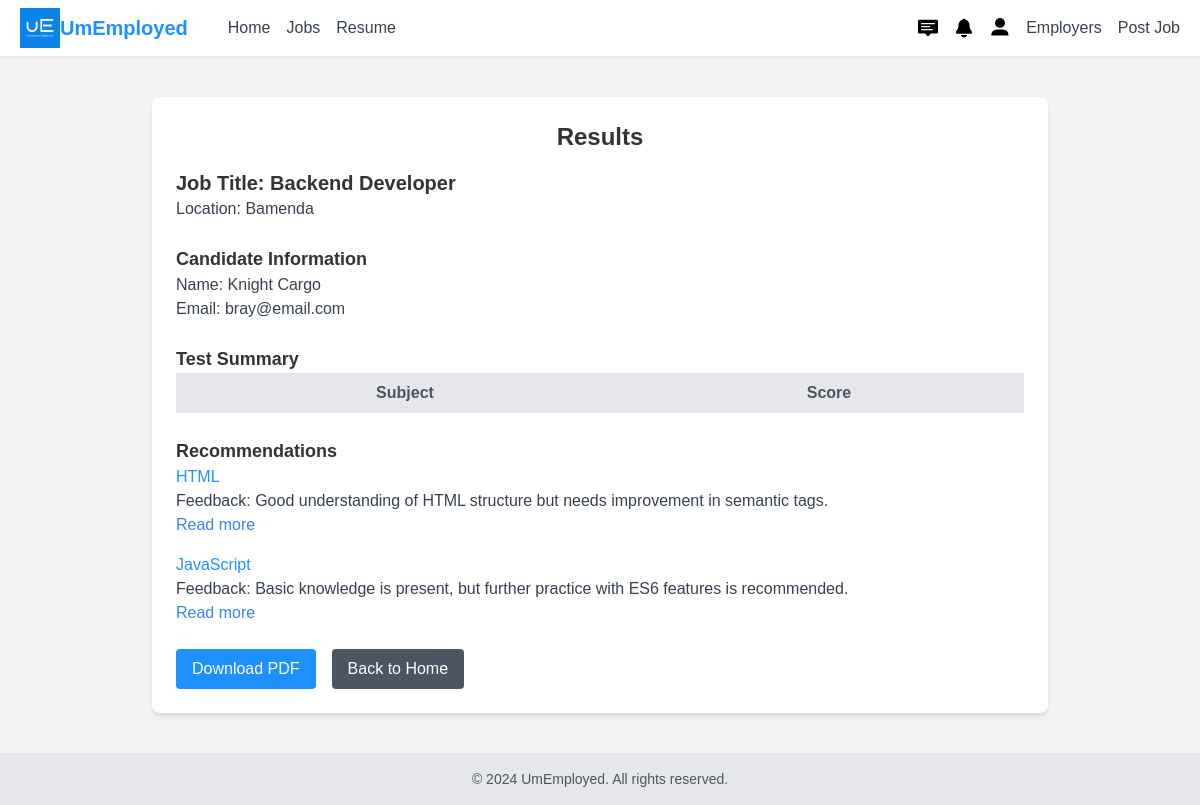
Page /job/results/3/ (signed in) on the committed database.
### job/models.py (models this page shows, shortened)
class Job(models.Model):
    BEGINNER = 'Beginner'
    MID = 'Mid'
    EXPERT = 'Expert'
    LEVEL_CHOICES = [
        (BEGINNER, 'Beginner'),
        (MID, 'Mid'),
        (EXPERT, 'Expert'),
    ]
    user = models.ForeignKey(User, on_delete=models.CASCADE)
    company = models.ForeignKey(Company, on_delete=models.CASCADE)
    title = models.CharField(max_length=100)
    hire_number = models.IntegerField()
    job_location_type = models.CharField(max_length=50, choices=[
        ('remote', 'Remote'),
        ('onsite', 'Onsite'),
        ('hybrid', 'Hybrid'),
        ('internship', 'Internship'),
    ])
    location = models.CharField(max_length=100)
    salary = models.PositiveBigIntegerField(default=35000)
    requirements = models.ManyToManyField(Skill, related_name='required_jobs')
    extracted_skills = models.ManyToManyField(Skill, blank=True, related_name='extracted_jobs')
    ideal_candidate = models.TextField()
    is_available = models.BooleanField(default=False)
    description = models.TextField(max_length=255, default='We are looking for ...')
    responsibilities = models.TextField(max_length=255, default="You will be in charge of ...")
    benefits = models.TextField(default="...")
    level = models.CharField(max_length=10, choices=LEVEL_CHOICES, default=BEGINNER)
    category = models.ForeignKey(SkillCategory, on_delete=models.CASCADE, default=1)
    user = models.ForeignKey(User, on_delete=models.CASCADE)
    job_type = models.CharField(max_length=255, blank=True)
    experience_levels = models.CharField(max_length=255, blank=True)
    weekly_ranges = models.CharField(max_length=255, blank=True)
    shifts = models.CharField(max_length=255, blank=True)
    created_at = models.DateTimeField(auto_now_add=True)  # Add this line
    updated_at = models.DateTimeField(auto_now=True)

### users/models.py (models this page shows)
class User(AbstractUser):
    id = models.BigAutoField(auto_created=True, primary_key=True, serialize=False, verbose_name='ID')
    first_name = models.CharField(max_length=50)
    last_name = models.CharField(max_length=50)
    email = models.EmailField(unique = True)
    is_recruiter = models.BooleanField(default=False)
    is_applicant = models.BooleanField(default=True)
    has_resume = models.BooleanField(default=False)
    has_company = models.BooleanField(default=False)
    created_at = models.DateTimeField(auto_now_add=True)  # Add this line
    updated_at = models.DateTimeField(auto_now=True)

### job/views.py (the view)
# urls.py: path('results/<int:job_id>/',views.evaluation_results,name="evaluation_results"),
def evaluation_results(request,job_id):
    job = Job.objects.get(id=job_id)
    context = {
        'job':job,
    }
    return render(request, "job/evaluation_results.html",context)

### users/context_processors.py (called while the page is built)
def add_company_to_context(request):
    if request.user.is_authenticated and request.user.has_company:
        try:
            company = Company.objects.get(user=request.user)
            return {
                'user_company': company
            }
        except Company.DoesNotExist:
            return {
                'user_company': None
            }
    return {}

### templates/job/evaluation_results.html (shortened to what this page needs)
{% load static %}
<!DOCTYPE html>
<html lang="en">
<head>
    <link rel="stylesheet" href="{% static 'build/css/style.css' %}" />
    <link rel="stylesheet" href="{% static 'build/css/job/test_results.css' %}">
    <link rel="stylesheet" href="https://cdnjs.cloudflare.com/ajax/libs/font-awesome/5.15.4/css/all.min.css">
    <script src="https://cdn.tailwindcss.com"></script>
</head>
<body class="bg-gray-100">
    <header class="flex justify-between items-center md:border-b top-0 right-0 left-0 px-2 md:px-5 py-2 bg-white shadow-sm">
        <div class="flex items-center gap-10">
            <div class="logo-wrap flex items-center">
                <img class="w-7 md:w-10" src="{% static 'build/logo/logo-color.png' %}" alt="UmEmployed Logo" />
                <span class="text-[#1e90ff] hidden md:block md:text-xl font-bold">UmEmployed</span>
            </div>
            <nav class="hidden md:flex space-x-4">
                <a class="text-gray-700 hover:text-[#1e90ff]" href="{% url 'index' %}">Home</a>
                <a class="text-gray-700 hover:text-[#1e90ff]" href="{% url 'home' %}">Jobs</a>
                <a class="text-gray-700 hover:text-[#1e90ff]" href="#">Resume</a>
            </nav>
        </div>
        <div class="flex items-center space-x-4">
            <a href="#"><img class="w-5" src="{% static 'build/img/message-square-lines-svgrepo-com.svg' %}" alt="Messages"></a>
            <a href="#"><img class="w-5" src="{% static 'build/img/notification-bell-svgrepo-com.svg' %}" alt="Notifications"></a>
            <a class="hidden md:block" href="#"><img class="w-5" src="{% static 'build/img/profile-svgrepo-com.svg' %}" alt="Profile"></a>
            <div class="hidden md:flex space-x-4">
                <a class="text-gray-700 hover:text-[#1e90ff]" href="#">Employers</a>
                <a class="text-gray-700 hover:text-[#1e90ff]" href="#">Post Job</a>
            </div>
        </div>
    </header>
    <main id="content" class="max-w-4xl mx-auto p-6 bg-white shadow-md rounded-lg my-10">
       <div id="Download">
        <h1 class="text-2xl font-bold mb-4 text-center">Results</h1>
        <section class="mb-6">
            <h2 class="text-xl font-semibold">Job Title: {{job.title}}</h2>
            <p class="text-gray-700">Location: {{job.location}}</p>
        </section>
        <section class="mb-6">
            <h3 class="text-lg font-semibold">Candidate Information</h3>
            <p class="text-gray-700">Name: {{user.first_name}} {{user.last_name}}</p>
            <p class="text-gray-700">Email: {{user.email}}</p>
        </section>
        <section class="mb-6">
            <h3 class="text-lg font-semibold">Test Summary</h3>
            <div class="overflow-x-auto">
                <table class="min-w-full bg-white">
                    <thead>
                        <tr>
                            <th class="py-2 px-4 bg-gray-200 text-gray-600 font-bold">Subject</th>
                            <th class="py-2 px-4 bg-gray-200 text-gray-600 font-bold">Score</th>
                        </tr>
                    </thead>
                </table>
            </div>
       </div>
        <section class="mb-6">
            <h3 class="text-lg font-semibold">Recommendations</h3>
            <div class="mb-4">
                <h4 class="font-medium">HTML</h4>
                <p class="text-gray-700 truncate">Feedback: Good understanding of HTML structure but needs improvement in semantic tags.</p>
                <a href="#" class="read-more text-blue-500 no-print">Read more</a>
            </div>
            <div class="mb-4">
                <h4 class="font-medium">JavaScript</h4>
                <p class="text-gray-700 truncate">Feedback: Basic knowledge is present, but further practice with ES6 features is recommended.</p>
                <a href="#" class="read-more text-blue-500 no-print">Read more</a>
            </div>
        </section>
        <section class="mt-6 flex space-x-4">
            <button class="bg-[#1e90ff] text-white px-4 py-2 rounded hover:bg-blue-700 no-print" onclick="downloadPDF()">Download PDF</button>
            <button class="bg-gray-600 text-white px-4 py-2 rounded hover:bg-gray-700 no-print" onclick="location.href='{% url 'home' %}'">Back to Home</button>
        </section>
    </main>
    <footer class="bg-gray-200 py-4 text-center">
        <p class="text-sm text-gray-600">© 2024 UmEmployed. All rights reserved.</p>
    </footer>
</body>
</html>

### static/build/css/style.css (style rules this page uses)
html, :host { line-height: 1.5; -webkit-text-size-adjust: 100%; -moz-tab-size: 4; -o-tab-size: 4; tab-size: 4; font-family: ui-sans-serif, system-ui, sans-serif, "Apple Color Emoji", "Segoe UI Emoji", "Segoe UI Symbol", "Noto Color Emoji"; font-feature-settings: normal; font-variation-settings: normal; -webkit-tap-highlight-color: transparent; }
body { margin: 0; line-height: inherit; }
h1, h2, h3, h4, h5, h6 { font-size: inherit; font-weight: inherit; }
a { color: inherit; text-decoration: inherit; }
table { text-indent: 0; border-color: inherit; border-collapse: collapse; }
button, input, optgroup, select, textarea { font-family: inherit; font-feature-settings: inherit; font-variation-settings: inherit; font-size: 100%; font-weight: inherit; line-height: inherit; letter-spacing: inherit; color: inherit; margin: 0; padding: 0; }
button, select { text-transform: none; }
button, input:where([type='button']), input:where([type='reset']), input:where([type='submit']) { -webkit-appearance: button; background-color: transparent; background-image: none; }
blockquote, dl, dd, h1, h2, h3, h4, h5, h6, hr, figure, p, pre { margin: 0; }
button, [role="button"] { cursor: pointer; }
img, svg, video, canvas, audio, iframe, embed, object { display: block; vertical-align: middle; }
img, video { max-width: 100%; height: auto; }
.left-0 { left: 0px; }
.right-0 { right: 0px; }
.top-0 { top: 0px; }
.mx-auto { margin-left: auto; margin-right: auto; }
.my-10 { margin-top: 2.5rem; margin-bottom: 2.5rem; }
.mb-4 { margin-bottom: 1rem; }
.mb-6 { margin-bottom: 1.5rem; }
.mt-6 { margin-top: 1.5rem; }
.flex { display: flex; }
.hidden { display: none; }
.w-5 { width: 1.25rem; }
.w-7 { width: 1.75rem; }
.items-center { align-items: center; }
.justify-between { justify-content: space-between; }
.gap-10 { gap: 2.5rem; }
.rounded { border-radius: 0.25rem; }
.rounded-lg { border-radius: 0.5rem; }
.bg-\[\#1e90ff\] { --tw-bg-opacity: 1; background-color: rgb(30 144 255 / var(--tw-bg-opacity)); }
.bg-white { --tw-bg-opacity: 1; background-color: rgb(255 255 255 / var(--tw-bg-opacity)); }
.px-2 { padding-left: 0.5rem; padding-right: 0.5rem; }
.px-4 { padding-left: 1rem; padding-right: 1rem; }
.py-2 { padding-top: 0.5rem; padding-bottom: 0.5rem; }
.text-center { text-align: center; }
.text-2xl { font-size: 1.5rem; line-height: 2rem; }
.text-sm { font-size: 0.875rem; line-height: 1.25rem; }
.text-xl { font-size: 1.25rem; line-height: 1.75rem; }
.font-bold { font-weight: 700; }
.text-\[\#1e90ff\] { --tw-text-opacity: 1; color: rgb(30 144 255 / var(--tw-text-opacity)); }
.text-gray-600 { --tw-text-opacity: 1; color: rgb(75 85 99 / var(--tw-text-opacity)); }
.text-white { --tw-text-opacity: 1; color: rgb(255 255 255 / var(--tw-text-opacity)); }
@media (min-width: 768px) { .md\:block { display: block; } }
@media (min-width: 768px) { .md\:w-10 { width: 2.5rem; } }
@media (min-width: 768px) { .md\:border-b { border-bottom-width: 1px; } }
@media (min-width: 768px) { .md\:px-5 { padding-left: 1.25rem; padding-right: 1.25rem; } }
@media (min-width: 768px) { .md\:text-xl { font-size: 1.25rem; line-height: 1.75rem; } }

### static/build/css/job/test_results.css (style rules this page uses)
.truncate { overflow: hidden; white-space: nowrap; text-overflow: ellipsis; }
.read-more { cursor: pointer; color: #1e90ff; }
body { font-family: 'Arial', sans-serif; background-color: #f0f4f8; color: #333; }
main { background: #fff; padding: 20px; border-radius: 8px; box-shadow: 0 4px 6px rgba(0, 0, 0, 0.1); }
h4 { font-size: 1.25rem; color: #1e90ff; }
.read-more { color: #1e90ff; }

### rows in the picture
Job: title "Backend Developer", location "Bamenda"
User: first_name "Knight", last_name "Cargo", email "bray@email.com"
